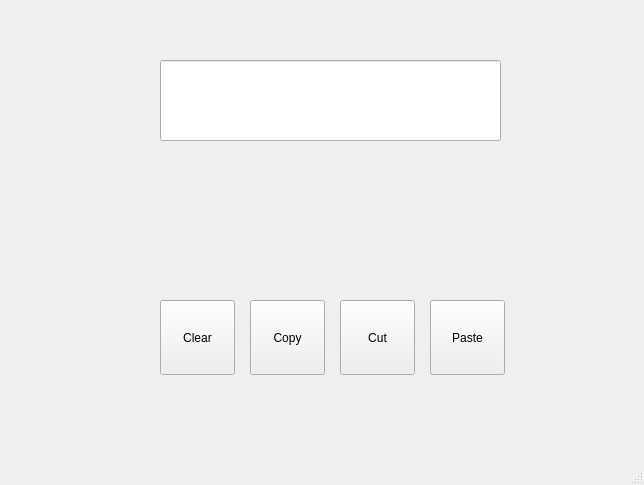
<?xml version="1.0" encoding="UTF-8"?>
<ui version="4.0">
 <class>MainWindow</class>
 <widget class="QMainWindow" name="MainWindow">
  <property name="geometry">
   <rect>
    <x>0</x>
    <y>0</y>
    <width>644</width>
    <height>485</height>
   </rect>
  </property>
  <property name="windowTitle">
   <string>MainWindow</string>
  </property>
  <widget class="QWidget" name="centralwidget">
   <widget class="QPushButton" name="pushButton">
    <property name="geometry">
     <rect>
      <x>160</x>
      <y>300</y>
      <width>75</width>
      <height>75</height>
     </rect>
    </property>
    <property name="text">
     <string>Clear</string>
    </property>
   </widget>
   <widget class="QLineEdit" name="lineEdit">
    <property name="geometry">
     <rect>
      <x>160</x>
      <y>60</y>
      <width>341</width>
      <height>81</height>
     </rect>
    </property>
    <property name="font">
     <font>
      <pointsize>26</pointsize>
     </font>
    </property>
   </widget>
   <widget class="QPushButton" name="pushButton_2">
    <property name="geometry">
     <rect>
      <x>250</x>
      <y>300</y>
      <width>75</width>
      <height>75</height>
     </rect>
    </property>
    <property name="text">
     <string>Copy</string>
    </property>
   </widget>
   <widget class="QPushButton" name="pushButton_3">
    <property name="geometry">
     <rect>
      <x>340</x>
      <y>300</y>
      <width>75</width>
      <height>75</height>
     </rect>
    </property>
    <property name="text">
     <string>Cut</string>
    </property>
   </widget>
   <widget class="QPushButton" name="pushButton_4">
    <property name="geometry">
     <rect>
      <x>430</x>
      <y>300</y>
      <width>75</width>
      <height>75</height>
     </rect>
    </property>
    <property name="text">
     <string>Paste</string>
    </property>
   </widget>
  </widget>
  <widget class="QMenuBar" name="menubar">
   <property name="geometry">
    <rect>
     <x>0</x>
     <y>0</y>
     <width>644</width>
     <height>22</height>
    </rect>
   </property>
  </widget>
  <widget class="QStatusBar" name="statusbar"/>
 </widget>
 <resources/>
 <connections>
  <connection>
   <sender>pushButton</sender>
   <signal>clicked()</signal>
   <receiver>lineEdit</receiver>
   <slot>clear()</slot>
   <hints>
    <hint type="sourcelabel">
     <x>234</x>
     <y>368</y>
    </hint>
    <hint type="destinationlabel">
     <x>364</x>
     <y>144</y>
    </hint>
   </hints>
  </connection>
  <connection>
   <sender>pushButton_2</sender>
   <signal>clicked()</signal>
   <receiver>lineEdit</receiver>
   <slot>copy()</slot>
   <hints>
    <hint type="sourcelabel">
     <x>303</x>
     <y>389</y>
    </hint>
    <hint type="destinationlabel">
     <x>280</x>
     <y>135</y>
    </hint>
   </hints>
  </connection>
  <connection>
   <sender>pushButton_3</sender>
   <signal>clicked()</signal>
   <receiver>lineEdit</receiver>
   <slot>cut()</slot>
   <hints>
    <hint type="sourcelabel">
     <x>382</x>
     <y>368</y>
    </hint>
    <hint type="destinationlabel">
     <x>436</x>
     <y>143</y>
    </hint>
   </hints>
  </connection>
  <connection>
   <sender>pushButton_4</sender>
   <signal>clicked()</signal>
   <receiver>lineEdit</receiver>
   <slot>paste()</slot>
   <hints>
    <hint type="sourcelabel">
     <x>477</x>
     <y>341</y>
    </hint>
    <hint type="destinationlabel">
     <x>477</x>
     <y>143</y>
    </hint>
   </hints>
  </connection>
 </connections>
</ui>
